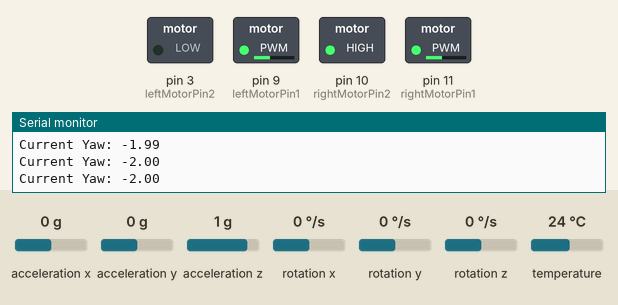
Recording of a sketch running on a simulated Arduino Uno, built with avr-gcc and run on an emulated ATmega328P. Parts: switched loads named in the sketch (green lamp = pin HIGH), the last lines printed to the serial monitor. The inputs (shaded band) are chosen by the test bench; at power-on: rotation z 0 °/s, acceleration x 0 g, acceleration y 0 g, acceleration z 1 g, rotation x 0 °/s, rotation y 0 °/s, temperature 24 °C. At 16.0 s the program stops and its outputs stay as they are.

Above: at 6.2 s.
6.3 s: rotation z set to -51 °/s
9.3 s: rotation z set to -62 °/s
At 10.1 s:
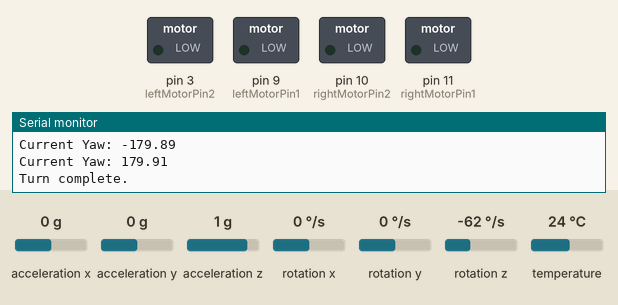
At 15.3 s:
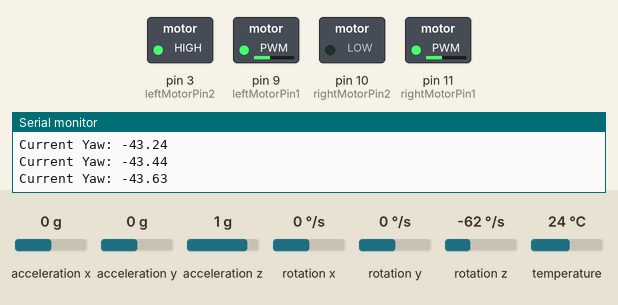
Timing chart, 0 to 17.5 s (numbered marks = the images above; inputs shaded):
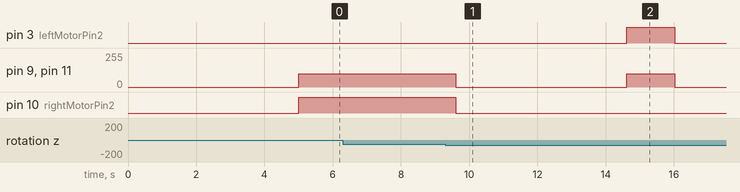

The sketch:

turn_w_MPU.ino
```cpp
#include <Wire.h>
#include <Adafruit_MPU6050.h> // ใช้ไลบรารี Adafruit ที่คุณมีอยู่
#include <Adafruit_Sensor.h> // จำเป็นสำหรับไลบรารี Adafruit_MPU6050

Adafruit_MPU6050 mpu;

// ตัวแปร Offset (จาก Calibration)
float gyroZ_offset = 0.0293;

// กำหนดขา PWM สำหรับมอเตอร์ (เหมือนเดิม)
const int leftMotorPin1 = 9; // Left Motor IN1 (PWM)
const int leftMotorPin2 = 3; // Left Motor IN2 (Direction)
const int rightMotorPin1 = 11;  // Right Motor IN1 (PWM)
const int rightMotorPin2 = 10;  // Right Motor IN2 (Direction)

// ตัวแปรสำหรับ Complementary Filter
float yaw = 0; // ค่า Yaw ที่ผ่านการฟิวชั่น
unsigned long lastUpdateTime = 0;


void setup() {
  Serial.begin(115200);
  Wire.begin();

  // ตั้งค่าขาควบคุมมอเตอร์
  pinMode(leftMotorPin1, OUTPUT);
  pinMode(leftMotorPin2, OUTPUT);
  pinMode(rightMotorPin1, OUTPUT);
  pinMode(rightMotorPin2, OUTPUT);

  // ตรวจสอบการเชื่อมต่อ MPU6050
  if (!mpu.begin()) {
    Serial.println("Failed to find MPU6050 chip");
    while (1) {
      delay(10);
    }
  }
  Serial.println("MPU6050 found!");

  // ตั้งค่า Gyro และ Accel Range (ค่าเริ่มต้นมักจะเหมาะสมอยู่แล้ว)
  mpu.setAccelerometerRange(MPU6050_RANGE_2_G); // สามารถปรับได้: 2, 4, 8, 16 G
  mpu.setGyroRange(MPU6050_RANGE_500_DEG);     // สามารถปรับได้: 250, 500, 1000, 2000 DPS
  mpu.setFilterBandwidth(MPU6050_BAND_10_HZ);  // สามารถปรับได้
  delay(5000);
  lastUpdateTime = micros(); // เริ่มจับเวลา
}


/**
 * @brief ฟังก์ชันควบคุมมอเตอร์
 * @param leftSpeed ความเร็วล้อซ้าย (-255 ถึง 255, ลบคือถอยหลัง)
 * @param rightSpeed ความเร็วล้อขวา (-255 ถึง 255, ลบคือถอยหลัง)
 */
void setMotorSpeed(int leftSpeed, int rightSpeed) {
  // มอเตอร์ซ้าย
  if (leftSpeed >= 0) {
    digitalWrite(leftMotorPin2, LOW); // เดินหน้า
    analogWrite(leftMotorPin1, leftSpeed);
  } else {
    digitalWrite(leftMotorPin2, HIGH); // ถอยหลัง
    analogWrite(leftMotorPin1, -leftSpeed); // ใช้ค่าบวกสำหรับ PWM
  }

  // มอเตอร์ขวา
  if (rightSpeed >= 0) {
    digitalWrite(rightMotorPin2, LOW); // เดินหน้า
    analogWrite(rightMotorPin1, rightSpeed);
  } else {
    digitalWrite(rightMotorPin2, HIGH); // ถอยหลัง
    analogWrite(rightMotorPin1, -rightSpeed); // ใช้ค่าบวกสำหรับ PWM
  }
}

/**
 * @brief ฟังก์ชันอัปเดตค่า Roll, Pitch, Yaw ด้วย Complementary Filter
 */
void updateIMUData() {
  /* Get new sensor events with the readings */
  sensors_event_t a, g, temp;
  mpu.getEvent(&a, &g, &temp);

  g.gyro.z -= gyroZ_offset;

  // คำนวณ delta time
  unsigned long currentMicros = micros();
  float dt = (float)(currentMicros - lastUpdateTime) / 1000000.0; // แปลงเป็นวินาที
  lastUpdateTime = currentMicros;

  // อ่านค่า Gyroscope (ในหน่วย rad/s โดย Adafruit library)
  float gyroZ = g.gyro.z * 180 / PI; // Gyro Z สำหรับ Yaw

  // สำหรับ Yaw (ใช้แค่ Gyro เพราะ Accel ไม่สามารถบอก Yaw ได้โดยตรง)
  // ค่า Yaw นี้จะยังคงมี Drift ในระยะยาว หากไม่มี Magnetometer
  yaw += (gyroZ * dt);

  // ทำให้ค่า Yaw อยู่ในช่วง -180 ถึง 180 องศา
  if (yaw > 180) yaw -= 360;
  if (yaw < -180) yaw += 360;
}

/**
 * @brief ฟังก์ชันทำให้หุ่นยนต์เลี้ยวตามมุมที่กำหนด
 * @param targetAngle มุมที่ต้องการเลี้ยว (องศา, บวกคือเลี้ยวขวา, ลบคือเลี้ยวซ้าย)
 * @param turnSpeed ความเร็วในการเลี้ยว (ค่า PWM, 0-255)
 */
void turnRobot(float targetAngle, int turnSpeed) {
  Serial.print("Turning ");
  Serial.print(targetAngle);
  Serial.println(" degrees.");

  // อัปเดตค่า IMU ครั้งแรกก่อนเริ่มเลี้ยว
  updateIMUData();
  float initialYaw = yaw; // บันทึกค่า Yaw เริ่มต้นก่อนเลี้ยว

  // กำหนดทิศทางการเลี้ยว
  if (targetAngle > 0) { // เลี้ยวขวา
    setMotorSpeed(turnSpeed, -turnSpeed); // ล้อซ้ายเดินหน้า, ล้อขวาถอยหลัง
  } else { // เลี้ยวซ้าย
    setMotorSpeed(-turnSpeed, turnSpeed); // ล้อซ้ายถอยหลัง, ล้อขวาเดินหน้า
  }

  // วนลูปจนกว่าจะถึงมุมที่ต้องการ
  while (true) {
    updateIMUData(); // อัปเดตค่ามุม

    float currentDeltaYaw = yaw - initialYaw; // คำนวณการเปลี่ยนแปลงมุม

    // จัดการการหมุนข้ามจาก 180 ไป -180 หรือกลับกัน
    if (currentDeltaYaw > 180) currentDeltaYaw -= 360;
    if (currentDeltaYaw < -180) currentDeltaYaw += 360;

    Serial.print("Current Yaw: ");
    Serial.println(currentDeltaYaw);

    if (targetAngle > 0 && currentDeltaYaw >= targetAngle) {
      break; // เลี้ยวขวาถึงมุมที่ต้องการ
    } else if (targetAngle < 0 && currentDeltaYaw <= targetAngle) {
      break; // เลี้ยวซ้ายถึงมุมที่ต้องการ
    }

    delayMicroseconds(10); // หน่วงเวลาเล็กน้อย
  }

  setMotorSpeed(0, 0); // หยุดมอเตอร์เมื่อเลี้ยวเสร็จ
  Serial.println("Turn complete.");
}

// ตัวอย่างการใช้งานใน loop (เรียกใช้เมื่อต้องการเลี้ยว)
void loop() {
  turnRobot(90, 100); // เลี้ยวขวา 90 องศา ด้วยความเร็ว 150
  delay(5000);
  turnRobot(-90, 100); // เลี้ยวซ้าย 90 องศา ด้วยความเร็ว 150

  while(true); // หยุดการทำงานหลังจากเลี้ยวเสร็จ
}
```

Measured:
- the behaviour switches between -57 and -58 °/s on rotation z (found by bisection; images 0 and 1)
